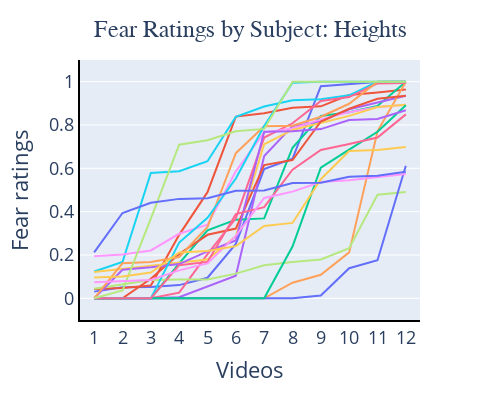
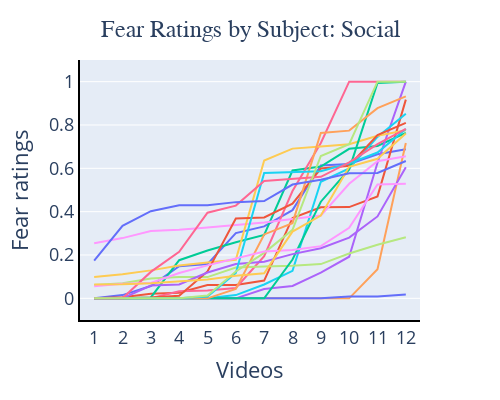
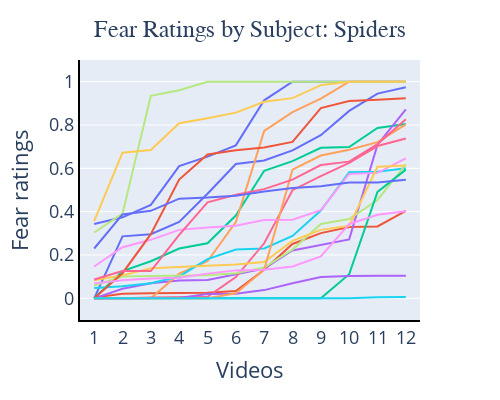

Here is the notebook cell these charts were saved with, in order:
### Markdown cell above
## Make fear plots:

### Code cell
# sort everyone's rating
# then make line plot per person

sorted_ratings = all_sub_df.sort_values(by =['sub_id','video_category','fear'])

import plotly.express as px
for category in np.unique(sorted_ratings['category']):
    plot_df = sorted_ratings[sorted_ratings.category==category]
    plot_df['video_order']=np.tile(range(1,13), len(subjects_list))
    
    fig = px.line(plot_df, x='video_order', y='fear', color='sub_id', markers=False,width=500, height=400)
    fig.update_layout(xaxis_title="Videos", 
                      yaxis_title="Fear ratings",
                        title=dict(text=f"Fear Ratings by Subject: {category}", x=0.5, y=0.95,
                                   font=dict(size=24)))
    fig.update_xaxes(showline=True, linewidth=2, linecolor='black',showgrid=False, zeroline=False, range=[0.5, 12.5],title_font=dict(size=22),tickfont=dict(size=18),nticks=24)
    fig.update_yaxes(showline=True, linewidth=2, linecolor='black',showgrid=True, zeroline=False, range=[-0.1,1.1],title_font=dict(size=22),tickfont=dict(size=18))
    

    fig.update_layout(
        title_font_family="Times New Roman",showlegend=False
    )
    fig.show()

### Figure 1 — Plotly figure (JSON) as saved in the notebook; plotly's stock layout.template omitted (floating-point values rounded to 4 significant figures)
{"data": [{"hovertemplate": "sub_id=04<br>video_order=%{x}<br>fear=%{y}<extra></extra>", "legendgroup": "04", "line": {"color": "#636efa", "dash": "solid"}, "marker": {"symbol": "circle"}, "mode": "lines", "name": "04", "orientation": "v", "showlegend": true, "type": "scatter", "x": [1, 2, 3, 4, 5, 6, 7, 8, 9, 10, 11, 12], "xaxis": "x", "y": [0.031, 0.051, 0.052, 0.061, 0.095, 0.251, 0.597, 0.644, 0.979, 0.989, 0.999, 1], "yaxis": "y"}, {"hovertemplate": "sub_id=05<br>video_order=%{x}<br>fear=%{y}<extra></extra>", "legendgroup": "05", "line": {"color": "#EF553B", "dash": "solid"}, "marker": {"symbol": "circle"}, "mode": "lines", "name": "05", "orientation": "v", "showlegend": true, "type": "scatter", "x": [1, 2, 3, 4, 5, 6, 7, 8, 9, 10, 11, 12], "xaxis": "x", "y": [0.043, 0.048, 0.059, 0.293, 0.49, 0.839, 0.854, 0.88, 0.886, 0.938, 0.95, 0.964], "yaxis": "y"}, {"hovertemplate": "sub_id=06<br>video_order=%{x}<br>fear=%{y}<extra></extra>", "legendgroup": "06", "line": {"color": "#00cc96", "dash": "solid"}, "marker": {"symbol": "circle"}, "mode": "lines", "name": "06", "orientation": "v", "showlegend": true, "type": "scatter", "x": [1, 2, 3, 4, 5, 6, 7, 8, 9, 10, 11, 12], "xaxis": "x", "y": [0, 0, 0, 0.161, 0.314, 0.363, 0.369, 0.695, 0.842, 0.859, 0.888, 1], "yaxis": "y"}, {"hovertemplate": "sub_id=07<br>video_order=%{x}<br>fear=%{y}<extra></extra>", "legendgroup": "07", "line": {"color": "#ab63fa", "dash": "solid"}, "marker": {"symbol": "circle"}, "mode": "lines", "name": "07", "orientation": "v", "showlegend": true, "type": "scatter", "x": [1, 2, 3, 4, 5, 6, 7, 8, 9, 10, 11, 12], "xaxis": "x", "y": [0, 0, 0, 0.005, 0.054, 0.104, 0.657, 0.795, 0.816, 0.872, 0.904, 0.935], "yaxis": "y"}, {"hovertemplate": "sub_id=08<br>video_order=%{x}<br>fear=%{y}<extra></extra>", "legendgroup": "08", "line": {"color": "#FFA15A", "dash": "solid"}, "marker": {"symbol": "circle"}, "mode": "lines", "name": "08", "orientation": "v", "showlegend": true, "type": "scatter", "x": [1, 2, 3, 4, 5, 6, 7, 8, 9, 10, 11, 12], "xaxis": "x", "y": [0, 0, 0, 0, 0, 0, 0, 0.072, 0.109, 0.212, 0.771, 1], "yaxis": "y"}, {"hovertemplate": "sub_id=09<br>video_order=%{x}<br>fear=%{y}<extra></extra>", "legendgroup": "09", "line": {"color": "#19d3f3", "dash": "solid"}, "marker": {"symbol": "circle"}, "mode": "lines", "name": "09", "orientation": "v", "showlegend": true, "type": "scatter", "x": [1, 2, 3, 4, 5, 6, 7, 8, 9, 10, 11, 12], "xaxis": "x", "y": [0.124, 0.168, 0.579, 0.587, 0.633, 0.838, 0.885, 0.914, 0.919, 0.937, 1, 1], "yaxis": "y"}, {"hovertemplate": "sub_id=10<br>video_order=%{x}<br>fear=%{y}<extra></extra>", "legendgroup": "10", "line": {"color": "#FF6692", "dash": "solid"}, "marker": {"symbol": "circle"}, "mode": "lines", "name": "10", "orientation": "v", "showlegend": true, "type": "scatter", "x": [1, 2, 3, 4, 5, 6, 7, 8, 9, 10, 11, 12], "xaxis": "x", "y": [0, 0, 0, 0.026, 0.204, 0.3695, 0.742, 0.808, 0.911, 0.929, 0.992, 0.994], "yaxis": "y"}, {"hovertemplate": "sub_id=11<br>video_order=%{x}<br>fear=%{y}<extra></extra>", "legendgroup": "11", "line": {"color": "#B6E880", "dash": "solid"}, "marker": {"symbol": "circle"}, "mode": "lines", "name": "11", "orientation": "v", "showlegend": true, "type": "scatter", "x": [1, 2, 3, 4, 5, 6, 7, 8, 9, 10, 11, 12], "xaxis": "x", "y": [0.044, 0.065, 0.085, 0.087, 0.087, 0.114, 0.153, 0.168, 0.179, 0.231, 0.478, 0.491], "yaxis": "y"}, {"hovertemplate": "sub_id=12<br>video_order=%{x}<br>fear=%{y}<extra></extra>", "legendgroup": "12", "line": {"color": "#FF97FF", "dash": "solid"}, "marker": {"symbol": "circle"}, "mode": "lines", "name": "12", "orientation": "v", "showlegend": true, "type": "scatter", "x": [1, 2, 3, 4, 5, 6, 7, 8, 9, 10, 11, 12], "xaxis": "x", "y": [0.194, 0.202, 0.221, 0.298, 0.34, 0.586, 0.766, 0.784, 0.826, 0.859, 0.883, 0.894], "yaxis": "y"}, {"hovertemplate": "sub_id=13<br>video_order=%{x}<br>fear=%{y}<extra></extra>", "legendgroup": "13", "line": {"color": "#FECB52", "dash": "solid"}, "marker": {"symbol": "circle"}, "mode": "lines", "name": "13", "orientation": "v", "showlegend": true, "type": "scatter", "x": [1, 2, 3, 4, 5, 6, 7, 8, 9, 10, 11, 12], "xaxis": "x", "y": [0.122, 0.137, 0.152, 0.166, 0.179, 0.286, 0.711, 0.777, 0.81, 0.842, 0.883, 0.893], "yaxis": "y"}, {"hovertemplate": "sub_id=14<br>video_order=%{x}<br>fear=%{y}<extra></extra>", "legendgroup": "14", "line": {"color": "#636efa", "dash": "solid"}, "marker": {"symbol": "circle"}, "mode": "lines", "name": "14", "orientation": "v", "showlegend": true, "type": "scatter", "x": [1, 2, 3, 4, 5, 6, 7, 8, 9, 10, 11, 12], "xaxis": "x", "y": [0, 0, 0, 0, 0, 0, 0, 0, 0.013, 0.139, 0.176, 0.612], "yaxis": "y"}, {"hovertemplate": "sub_id=15<br>video_order=%{x}<br>fear=%{y}<extra></extra>", "legendgroup": "15", "line": {"color": "#EF553B", "dash": "solid"}, "marker": {"symbol": "circle"}, "mode": "lines", "name": "15", "orientation": "v", "showlegend": true, "type": "scatter", "x": [1, 2, 3, 4, 5, 6, 7, 8, 9, 10, 11, 12], "xaxis": "x", "y": [0, 0, 0.09, 0.205, 0.2933, 0.322, 0.615, 0.638, 0.816, 0.875, 0.9211, 0.935], "yaxis": "y"}, {"hovertemplate": "sub_id=16<br>video_order=%{x}<br>fear=%{y}<extra></extra>", "legendgroup": "16", "line": {"color": "#00cc96", "dash": "solid"}, "marker": {"symbol": "circle"}, "mode": "lines", "name": "16", "orientation": "v", "showlegend": true, "type": "scatter", "x": [1, 2, 3, 4, 5, 6, 7, 8, 9, 10, 11, 12], "xaxis": "x", "y": [0, 0, 0, 0, 0, 0, 0, 0.239, 0.603, 0.686, 0.769, 0.891], "yaxis": "y"}, {"hovertemplate": "sub_id=17<br>video_order=%{x}<br>fear=%{y}<extra></extra>", "legendgroup": "17", "line": {"color": "#ab63fa", "dash": "solid"}, "marker": {"symbol": "circle"}, "mode": "lines", "name": "17", "orientation": "v", "showlegend": true, "type": "scatter", "x": [1, 2, 3, 4, 5, 6, 7, 8, 9, 10, 11, 12], "xaxis": "x", "y": [0, 0.132, 0.143, 0.158, 0.217, 0.267, 0.769, 0.771, 0.781, 0.823, 0.828, 0.868], "yaxis": "y"}, {"hovertemplate": "sub_id=18<br>video_order=%{x}<br>fear=%{y}<extra></extra>", "legendgroup": "18", "line": {"color": "#FFA15A", "dash": "solid"}, "marker": {"symbol": "circle"}, "mode": "lines", "name": "18", "orientation": "v", "showlegend": true, "type": "scatter", "x": [1, 2, 3, 4, 5, 6, 7, 8, 9, 10, 11, 12], "xaxis": "x", "y": [0, 0.1615, 0.168, 0.191, 0.329, 0.67, 0.794, 0.797, 0.838, 0.898, 1, 1], "yaxis": "y"}, {"hovertemplate": "sub_id=19<br>video_order=%{x}<br>fear=%{y}<extra></extra>", "legendgroup": "19", "line": {"color": "#19d3f3", "dash": "solid"}, "marker": {"symbol": "circle"}, "mode": "lines", "name": "19", "orientation": "v", "showlegend": true, "type": "scatter", "x": [1, 2, 3, 4, 5, 6, 7, 8, 9, 10, 11, 12], "xaxis": "x", "y": [0, 0, 0, 0.2575, 0.3717, 0.553, 0.795, 0.995, 1, 1, 1, 1], "yaxis": "y"}, {"hovertemplate": "sub_id=23<br>video_order=%{x}<br>fear=%{y}<extra></extra>", "legendgroup": "23", "line": {"color": "#FF6692", "dash": "solid"}, "marker": {"symbol": "circle"}, "mode": "lines", "name": "23", "orientation": "v", "showlegend": true, "type": "scatter", "x": [1, 2, 3, 4, 5, 6, 7, 8, 9, 10, 11, 12], "xaxis": "x", "y": [0, 0, 0, 0.153, 0.168, 0.389, 0.421, 0.594, 0.685, 0.712, 0.742, 0.849], "yaxis": "y"}, {"hovertemplate": "sub_id=25<br>video_order=%{x}<br>fear=%{y}<extra></extra>", "legendgroup": "25", "line": {"color": "#B6E880", "dash": "solid"}, "marker": {"symbol": "circle"}, "mode": "lines", "name": "25", "orientation": "v", "showlegend": true, "type": "scatter", "x": [1, 2, 3, 4, 5, 6, 7, 8, 9, 10, 11, 12], "xaxis": "x", "y": [0, 0.036, 0.368, 0.709, 0.73, 0.771, 0.782, 1, 1, 1, 1, 1], "yaxis": "y"}, {"hovertemplate": "sub_id=26<br>video_order=%{x}<br>fear=%{y}<extra></extra>", "legendgroup": "26", "line": {"color": "#FF97FF", "dash": "solid"}, "marker": {"symbol": "circle"}, "mode": "lines", "name": "26", "orientation": "v", "showlegend": true, "type": "scatter", "x": [1, 2, 3, 4, 5, 6, 7, 8, 9, 10, 11, 12], "xaxis": "x", "y": [0.074, 0.08, 0.085, 0.129, 0.161, 0.288, 0.4633, 0.4926, 0.537, 0.545, 0.56, 0.574], "yaxis": "y"}, {"hovertemplate": "sub_id=28<br>video_order=%{x}<br>fear=%{y}<extra></extra>", "legendgroup": "28", "line": {"color": "#FECB52", "dash": "solid"}, "marker": {"symbol": "circle"}, "mode": "lines", "name": "28", "orientation": "v", "showlegend": true, "type": "scatter", "x": [1, 2, 3, 4, 5, 6, 7, 8, 9, 10, 11, 12], "xaxis": "x", "y": [0.0964, 0.101, 0.119, 0.212, 0.218, 0.241, 0.334, 0.348, 0.55, 0.68, 0.685, 0.698], "yaxis": "y"}, {"hovertemplate": "sub_id=29<br>video_order=%{x}<br>fear=%{y}<extra></extra>", "legendgroup": "29", "line": {"color": "#636efa", "dash": "solid"}, "marker": {"symbol": "circle"}, "mode": "lines", "name": "29", "orientation": "v", "showlegend": true, "type": "scatter", "x": [1, 2, 3, 4, 5, 6, 7, 8, 9, 10, 11, 12], "xaxis": "x", "y": [0.212, 0.394, 0.441, 0.459, 0.462, 0.496, 0.498, 0.532, 0.534, 0.561, 0.566, 0.584], "yaxis": "y"}], "layout": {"height": 400, "legend": {"title": {"text": "sub_id"}, "tracegroupgap": 0}, "margin": {"t": 60}, "showlegend": false, "title": {"font": {"family": "Times New Roman", "size": 24}, "text": "Fear Ratings by Subject: Heights", "x": 0.5, "y": 0.95}, "width": 500, "xaxis": {"anchor": "y", "domain": [0, 1], "linecolor": "black", "linewidth": 2, "nticks": 24, "range": [0.5, 12.5], "showgrid": false, "showline": true, "tickfont": {"size": 18}, "title": {"font": {"size": 22}, "text": "Videos"}, "zeroline": false}, "yaxis": {"anchor": "x", "domain": [0, 1], "linecolor": "black", "linewidth": 2, "range": [-0.1, 1.1], "showgrid": true, "showline": true, "tickfont": {"size": 18}, "title": {"font": {"size": 22}, "text": "Fear ratings"}, "zeroline": false}}}

### Figure 2 — Plotly figure (JSON) as saved in the notebook; plotly's stock layout.template omitted (floating-point values rounded to 4 significant figures)
{"data": [{"hovertemplate": "sub_id=04<br>video_order=%{x}<br>fear=%{y}<extra></extra>", "legendgroup": "04", "line": {"color": "#636efa", "dash": "solid"}, "marker": {"symbol": "circle"}, "mode": "lines", "name": "04", "orientation": "v", "showlegend": true, "type": "scatter", "x": [1, 2, 3, 4, 5, 6, 7, 8, 9, 10, 11, 12], "xaxis": "x", "y": [0, 0.015, 0.057, 0.148, 0.158, 0.301, 0.332, 0.407, 0.613, 0.62, 0.665, 0.688], "yaxis": "y"}, {"hovertemplate": "sub_id=05<br>video_order=%{x}<br>fear=%{y}<extra></extra>", "legendgroup": "05", "line": {"color": "#EF553B", "dash": "solid"}, "marker": {"symbol": "circle"}, "mode": "lines", "name": "05", "orientation": "v", "showlegend": true, "type": "scatter", "x": [1, 2, 3, 4, 5, 6, 7, 8, 9, 10, 11, 12], "xaxis": "x", "y": [0, 0.005, 0.021, 0.026, 0.061, 0.062, 0.082, 0.371, 0.42, 0.421, 0.4705, 0.917], "yaxis": "y"}, {"hovertemplate": "sub_id=06<br>video_order=%{x}<br>fear=%{y}<extra></extra>", "legendgroup": "06", "line": {"color": "#00cc96", "dash": "solid"}, "marker": {"symbol": "circle"}, "mode": "lines", "name": "06", "orientation": "v", "showlegend": true, "type": "scatter", "x": [1, 2, 3, 4, 5, 6, 7, 8, 9, 10, 11, 12], "xaxis": "x", "y": [0, 0, 0.004, 0.176, 0.221, 0.259, 0.293, 0.59, 0.608, 0.69, 0.703, 0.764], "yaxis": "y"}, {"hovertemplate": "sub_id=07<br>video_order=%{x}<br>fear=%{y}<extra></extra>", "legendgroup": "07", "line": {"color": "#ab63fa", "dash": "solid"}, "marker": {"symbol": "circle"}, "mode": "lines", "name": "07", "orientation": "v", "showlegend": true, "type": "scatter", "x": [1, 2, 3, 4, 5, 6, 7, 8, 9, 10, 11, 12], "xaxis": "x", "y": [0, 0, 0, 0, 0, 0, 0.043, 0.057, 0.119, 0.192, 0.626, 1], "yaxis": "y"}, {"hovertemplate": "sub_id=08<br>video_order=%{x}<br>fear=%{y}<extra></extra>", "legendgroup": "08", "line": {"color": "#FFA15A", "dash": "solid"}, "marker": {"symbol": "circle"}, "mode": "lines", "name": "08", "orientation": "v", "showlegend": true, "type": "scatter", "x": [1, 2, 3, 4, 5, 6, 7, 8, 9, 10, 11, 12], "xaxis": "x", "y": [0, 0, 0, 0, 0, 0, 0, 0, 0, 0, 0.134, 0.717], "yaxis": "y"}, {"hovertemplate": "sub_id=09<br>video_order=%{x}<br>fear=%{y}<extra></extra>", "legendgroup": "09", "line": {"color": "#19d3f3", "dash": "solid"}, "marker": {"symbol": "circle"}, "mode": "lines", "name": "09", "orientation": "v", "showlegend": true, "type": "scatter", "x": [1, 2, 3, 4, 5, 6, 7, 8, 9, 10, 11, 12], "xaxis": "x", "y": [0, 0, 0, 0, 0, 0.015, 0.064, 0.127, 0.538, 0.6, 0.745, 0.852], "yaxis": "y"}, {"hovertemplate": "sub_id=10<br>video_order=%{x}<br>fear=%{y}<extra></extra>", "legendgroup": "10", "line": {"color": "#FF6692", "dash": "solid"}, "marker": {"symbol": "circle"}, "mode": "lines", "name": "10", "orientation": "v", "showlegend": true, "type": "scatter", "x": [1, 2, 3, 4, 5, 6, 7, 8, 9, 10, 11, 12], "xaxis": "x", "y": [0, 0, 0, 0.033, 0.036, 0.048, 0.195, 0.495, 0.717, 1, 1, 1], "yaxis": "y"}, {"hovertemplate": "sub_id=11<br>video_order=%{x}<br>fear=%{y}<extra></extra>", "legendgroup": "11", "line": {"color": "#B6E880", "dash": "solid"}, "marker": {"symbol": "circle"}, "mode": "lines", "name": "11", "orientation": "v", "showlegend": true, "type": "scatter", "x": [1, 2, 3, 4, 5, 6, 7, 8, 9, 10, 11, 12], "xaxis": "x", "y": [0.062, 0.07, 0.091, 0.098, 0.098, 0.142, 0.147, 0.15, 0.158, 0.207, 0.247, 0.282], "yaxis": "y"}, {"hovertemplate": "sub_id=12<br>video_order=%{x}<br>fear=%{y}<extra></extra>", "legendgroup": "12", "line": {"color": "#FF97FF", "dash": "solid"}, "marker": {"symbol": "circle"}, "mode": "lines", "name": "12", "orientation": "v", "showlegend": true, "type": "scatter", "x": [1, 2, 3, 4, 5, 6, 7, 8, 9, 10, 11, 12], "xaxis": "x", "y": [0.254, 0.278, 0.311, 0.317, 0.327, 0.337, 0.35, 0.366, 0.382, 0.529, 0.633, 0.656], "yaxis": "y"}, {"hovertemplate": "sub_id=13<br>video_order=%{x}<br>fear=%{y}<extra></extra>", "legendgroup": "13", "line": {"color": "#FECB52", "dash": "solid"}, "marker": {"symbol": "circle"}, "mode": "lines", "name": "13", "orientation": "v", "showlegend": true, "type": "scatter", "x": [1, 2, 3, 4, 5, 6, 7, 8, 9, 10, 11, 12], "xaxis": "x", "y": [0.098, 0.111, 0.129, 0.152, 0.165, 0.178, 0.636, 0.691, 0.701, 0.711, 0.75, 0.776], "yaxis": "y"}, {"hovertemplate": "sub_id=14<br>video_order=%{x}<br>fear=%{y}<extra></extra>", "legendgroup": "14", "line": {"color": "#636efa", "dash": "solid"}, "marker": {"symbol": "circle"}, "mode": "lines", "name": "14", "orientation": "v", "showlegend": true, "type": "scatter", "x": [1, 2, 3, 4, 5, 6, 7, 8, 9, 10, 11, 12], "xaxis": "x", "y": [0, 0, 0, 0, 0, 0, 0, 0, 0, 0.008, 0.008233, 0.018], "yaxis": "y"}, {"hovertemplate": "sub_id=15<br>video_order=%{x}<br>fear=%{y}<extra></extra>", "legendgroup": "15", "line": {"color": "#EF553B", "dash": "solid"}, "marker": {"symbol": "circle"}, "mode": "lines", "name": "15", "orientation": "v", "showlegend": true, "type": "scatter", "x": [1, 2, 3, 4, 5, 6, 7, 8, 9, 10, 11, 12], "xaxis": "x", "y": [0, 0, 0.004, 0.012, 0.124, 0.368, 0.3731, 0.4365, 0.5992, 0.612, 0.753, 0.81], "yaxis": "y"}, {"hovertemplate": "sub_id=16<br>video_order=%{x}<br>fear=%{y}<extra></extra>", "legendgroup": "16", "line": {"color": "#00cc96", "dash": "solid"}, "marker": {"symbol": "circle"}, "mode": "lines", "name": "16", "orientation": "v", "showlegend": true, "type": "scatter", "x": [1, 2, 3, 4, 5, 6, 7, 8, 9, 10, 11, 12], "xaxis": "x", "y": [0, 0, 0, 0, 0, 0, 0, 0.179, 0.446, 0.595, 0.994, 1], "yaxis": "y"}, {"hovertemplate": "sub_id=17<br>video_order=%{x}<br>fear=%{y}<extra></extra>", "legendgroup": "17", "line": {"color": "#ab63fa", "dash": "solid"}, "marker": {"symbol": "circle"}, "mode": "lines", "name": "17", "orientation": "v", "showlegend": true, "type": "scatter", "x": [1, 2, 3, 4, 5, 6, 7, 8, 9, 10, 11, 12], "xaxis": "x", "y": [0, 0, 0.059, 0.064, 0.119, 0.158, 0.169, 0.204, 0.231, 0.28, 0.378, 0.605], "yaxis": "y"}, {"hovertemplate": "sub_id=18<br>video_order=%{x}<br>fear=%{y}<extra></extra>", "legendgroup": "18", "line": {"color": "#FFA15A", "dash": "solid"}, "marker": {"symbol": "circle"}, "mode": "lines", "name": "18", "orientation": "v", "showlegend": true, "type": "scatter", "x": [1, 2, 3, 4, 5, 6, 7, 8, 9, 10, 11, 12], "xaxis": "x", "y": [0, 0, 0, 0, 0, 0.043, 0.295, 0.347, 0.763, 0.774, 0.878, 0.932], "yaxis": "y"}, {"hovertemplate": "sub_id=19<br>video_order=%{x}<br>fear=%{y}<extra></extra>", "legendgroup": "19", "line": {"color": "#19d3f3", "dash": "solid"}, "marker": {"symbol": "circle"}, "mode": "lines", "name": "19", "orientation": "v", "showlegend": true, "type": "scatter", "x": [1, 2, 3, 4, 5, 6, 7, 8, 9, 10, 11, 12], "xaxis": "x", "y": [0, 0, 0, 0, 0.008, 0.1169, 0.5785, 0.584, 0.587, 0.623, 0.673, 0.782], "yaxis": "y"}, {"hovertemplate": "sub_id=23<br>video_order=%{x}<br>fear=%{y}<extra></extra>", "legendgroup": "23", "line": {"color": "#FF6692", "dash": "solid"}, "marker": {"symbol": "circle"}, "mode": "lines", "name": "23", "orientation": "v", "showlegend": true, "type": "scatter", "x": [1, 2, 3, 4, 5, 6, 7, 8, 9, 10, 11, 12], "xaxis": "x", "y": [0, 0, 0.122, 0.215, 0.395, 0.428, 0.542, 0.551, 0.561, 0.628, 0.712, 0.782], "yaxis": "y"}, {"hovertemplate": "sub_id=25<br>video_order=%{x}<br>fear=%{y}<extra></extra>", "legendgroup": "25", "line": {"color": "#B6E880", "dash": "solid"}, "marker": {"symbol": "circle"}, "mode": "lines", "name": "25", "orientation": "v", "showlegend": true, "type": "scatter", "x": [1, 2, 3, 4, 5, 6, 7, 8, 9, 10, 11, 12], "xaxis": "x", "y": [0, 0, 0, 0, 0.013, 0.124, 0.21, 0.316, 0.657, 0.711, 1, 1], "yaxis": "y"}, {"hovertemplate": "sub_id=26<br>video_order=%{x}<br>fear=%{y}<extra></extra>", "legendgroup": "26", "line": {"color": "#FF97FF", "dash": "solid"}, "marker": {"symbol": "circle"}, "mode": "lines", "name": "26", "orientation": "v", "showlegend": true, "type": "scatter", "x": [1, 2, 3, 4, 5, 6, 7, 8, 9, 10, 11, 12], "xaxis": "x", "y": [0.056, 0.067, 0.07096, 0.117, 0.152, 0.184, 0.2163, 0.223, 0.241, 0.3258, 0.5259, 0.529], "yaxis": "y"}, {"hovertemplate": "sub_id=28<br>video_order=%{x}<br>fear=%{y}<extra></extra>", "legendgroup": "28", "line": {"color": "#FECB52", "dash": "solid"}, "marker": {"symbol": "circle"}, "mode": "lines", "name": "28", "orientation": "v", "showlegend": true, "type": "scatter", "x": [1, 2, 3, 4, 5, 6, 7, 8, 9, 10, 11, 12], "xaxis": "x", "y": [0.064, 0.065, 0.07, 0.077, 0.087, 0.104, 0.116, 0.308, 0.382, 0.607, 0.644, 0.761], "yaxis": "y"}, {"hovertemplate": "sub_id=29<br>video_order=%{x}<br>fear=%{y}<extra></extra>", "legendgroup": "29", "line": {"color": "#636efa", "dash": "solid"}, "marker": {"symbol": "circle"}, "mode": "lines", "name": "29", "orientation": "v", "showlegend": true, "type": "scatter", "x": [1, 2, 3, 4, 5, 6, 7, 8, 9, 10, 11, 12], "xaxis": "x", "y": [0.174, 0.335, 0.402, 0.43, 0.43, 0.444, 0.449, 0.525, 0.547, 0.577, 0.579, 0.634], "yaxis": "y"}], "layout": {"height": 400, "legend": {"title": {"text": "sub_id"}, "tracegroupgap": 0}, "margin": {"t": 60}, "showlegend": false, "title": {"font": {"family": "Times New Roman", "size": 24}, "text": "Fear Ratings by Subject: Social", "x": 0.5, "y": 0.95}, "width": 500, "xaxis": {"anchor": "y", "domain": [0, 1], "linecolor": "black", "linewidth": 2, "nticks": 24, "range": [0.5, 12.5], "showgrid": false, "showline": true, "tickfont": {"size": 18}, "title": {"font": {"size": 22}, "text": "Videos"}, "zeroline": false}, "yaxis": {"anchor": "x", "domain": [0, 1], "linecolor": "black", "linewidth": 2, "range": [-0.1, 1.1], "showgrid": true, "showline": true, "tickfont": {"size": 18}, "title": {"font": {"size": 22}, "text": "Fear ratings"}, "zeroline": false}}}

### Figure 3 — Plotly figure (JSON) as saved in the notebook; plotly's stock layout.template omitted (floating-point values rounded to 4 significant figures)
{"data": [{"hovertemplate": "sub_id=04<br>video_order=%{x}<br>fear=%{y}<extra></extra>", "legendgroup": "04", "line": {"color": "#636efa", "dash": "solid"}, "marker": {"symbol": "circle"}, "mode": "lines", "name": "04", "orientation": "v", "showlegend": true, "type": "scatter", "x": [1, 2, 3, 4, 5, 6, 7, 8, 9, 10, 11, 12], "xaxis": "x", "y": [0, 0.286, 0.296, 0.353, 0.483, 0.62, 0.636, 0.683, 0.753, 0.865, 0.945, 0.974], "yaxis": "y"}, {"hovertemplate": "sub_id=05<br>video_order=%{x}<br>fear=%{y}<extra></extra>", "legendgroup": "05", "line": {"color": "#EF553B", "dash": "solid"}, "marker": {"symbol": "circle"}, "mode": "lines", "name": "05", "orientation": "v", "showlegend": true, "type": "scatter", "x": [1, 2, 3, 4, 5, 6, 7, 8, 9, 10, 11, 12], "xaxis": "x", "y": [0.004, 0.021, 0.023, 0.023, 0.026, 0.034, 0.132, 0.251, 0.301, 0.329, 0.332, 0.404], "yaxis": "y"}, {"hovertemplate": "sub_id=06<br>video_order=%{x}<br>fear=%{y}<extra></extra>", "legendgroup": "06", "line": {"color": "#00cc96", "dash": "solid"}, "marker": {"symbol": "circle"}, "mode": "lines", "name": "06", "orientation": "v", "showlegend": true, "type": "scatter", "x": [1, 2, 3, 4, 5, 6, 7, 8, 9, 10, 11, 12], "xaxis": "x", "y": [0, 0.126, 0.171, 0.23, 0.254, 0.382, 0.589, 0.633, 0.695, 0.698, 0.786, 0.805], "yaxis": "y"}, {"hovertemplate": "sub_id=07<br>video_order=%{x}<br>fear=%{y}<extra></extra>", "legendgroup": "07", "line": {"color": "#ab63fa", "dash": "solid"}, "marker": {"symbol": "circle"}, "mode": "lines", "name": "07", "orientation": "v", "showlegend": true, "type": "scatter", "x": [1, 2, 3, 4, 5, 6, 7, 8, 9, 10, 11, 12], "xaxis": "x", "y": [0, 0.044, 0.07, 0.082, 0.085, 0.111, 0.137, 0.221, 0.246, 0.272, 0.709, 0.872], "yaxis": "y"}, {"hovertemplate": "sub_id=08<br>video_order=%{x}<br>fear=%{y}<extra></extra>", "legendgroup": "08", "line": {"color": "#FFA15A", "dash": "solid"}, "marker": {"symbol": "circle"}, "mode": "lines", "name": "08", "orientation": "v", "showlegend": true, "type": "scatter", "x": [1, 2, 3, 4, 5, 6, 7, 8, 9, 10, 11, 12], "xaxis": "x", "y": [0, 0, 0, 0.114, 0.171, 0.352, 0.773, 0.859, 0.922, 1, 1, 1], "yaxis": "y"}, {"hovertemplate": "sub_id=09<br>video_order=%{x}<br>fear=%{y}<extra></extra>", "legendgroup": "09", "line": {"color": "#19d3f3", "dash": "solid"}, "marker": {"symbol": "circle"}, "mode": "lines", "name": "09", "orientation": "v", "showlegend": true, "type": "scatter", "x": [1, 2, 3, 4, 5, 6, 7, 8, 9, 10, 11, 12], "xaxis": "x", "y": [0.048, 0.056, 0.07, 0.101, 0.181, 0.225, 0.23, 0.288, 0.405, 0.582, 0.584, 0.6], "yaxis": "y"}, {"hovertemplate": "sub_id=10<br>video_order=%{x}<br>fear=%{y}<extra></extra>", "legendgroup": "10", "line": {"color": "#FF6692", "dash": "solid"}, "marker": {"symbol": "circle"}, "mode": "lines", "name": "10", "orientation": "v", "showlegend": true, "type": "scatter", "x": [1, 2, 3, 4, 5, 6, 7, 8, 9, 10, 11, 12], "xaxis": "x", "y": [0, 0, 0.004, 0.005, 0.007, 0.098, 0.254, 0.499, 0.564, 0.625, 0.703, 0.738], "yaxis": "y"}, {"hovertemplate": "sub_id=11<br>video_order=%{x}<br>fear=%{y}<extra></extra>", "legendgroup": "11", "line": {"color": "#B6E880", "dash": "solid"}, "marker": {"symbol": "circle"}, "mode": "lines", "name": "11", "orientation": "v", "showlegend": true, "type": "scatter", "x": [1, 2, 3, 4, 5, 6, 7, 8, 9, 10, 11, 12], "xaxis": "x", "y": [0.059, 0.101, 0.103, 0.104, 0.106, 0.116, 0.142, 0.225, 0.343, 0.366, 0.454, 0.618], "yaxis": "y"}, {"hovertemplate": "sub_id=12<br>video_order=%{x}<br>fear=%{y}<extra></extra>", "legendgroup": "12", "line": {"color": "#FF97FF", "dash": "solid"}, "marker": {"symbol": "circle"}, "mode": "lines", "name": "12", "orientation": "v", "showlegend": true, "type": "scatter", "x": [1, 2, 3, 4, 5, 6, 7, 8, 9, 10, 11, 12], "xaxis": "x", "y": [0.147, 0.236, 0.27, 0.316, 0.327, 0.335, 0.361, 0.363, 0.407, 0.574, 0.579, 0.646], "yaxis": "y"}, {"hovertemplate": "sub_id=13<br>video_order=%{x}<br>fear=%{y}<extra></extra>", "legendgroup": "13", "line": {"color": "#FECB52", "dash": "solid"}, "marker": {"symbol": "circle"}, "mode": "lines", "name": "13", "orientation": "v", "showlegend": true, "type": "scatter", "x": [1, 2, 3, 4, 5, 6, 7, 8, 9, 10, 11, 12], "xaxis": "x", "y": [0.083, 0.106, 0.139, 0.145, 0.152, 0.156, 0.168, 0.265, 0.316, 0.335, 0.607, 0.613], "yaxis": "y"}, {"hovertemplate": "sub_id=14<br>video_order=%{x}<br>fear=%{y}<extra></extra>", "legendgroup": "14", "line": {"color": "#636efa", "dash": "solid"}, "marker": {"symbol": "circle"}, "mode": "lines", "name": "14", "orientation": "v", "showlegend": true, "type": "scatter", "x": [1, 2, 3, 4, 5, 6, 7, 8, 9, 10, 11, 12], "xaxis": "x", "y": [0.343, 0.374, 0.431, 0.61, 0.654, 0.706, 0.914, 1, 1, 1, 1, 1], "yaxis": "y"}, {"hovertemplate": "sub_id=15<br>video_order=%{x}<br>fear=%{y}<extra></extra>", "legendgroup": "15", "line": {"color": "#EF553B", "dash": "solid"}, "marker": {"symbol": "circle"}, "mode": "lines", "name": "15", "orientation": "v", "showlegend": true, "type": "scatter", "x": [1, 2, 3, 4, 5, 6, 7, 8, 9, 10, 11, 12], "xaxis": "x", "y": [0, 0.116, 0.296, 0.548, 0.664, 0.683, 0.696, 0.722, 0.878, 0.9105, 0.917, 0.924], "yaxis": "y"}, {"hovertemplate": "sub_id=16<br>video_order=%{x}<br>fear=%{y}<extra></extra>", "legendgroup": "16", "line": {"color": "#00cc96", "dash": "solid"}, "marker": {"symbol": "circle"}, "mode": "lines", "name": "16", "orientation": "v", "showlegend": true, "type": "scatter", "x": [1, 2, 3, 4, 5, 6, 7, 8, 9, 10, 11, 12], "xaxis": "x", "y": [0, 0, 0, 0, 0, 0, 0, 0, 0, 0.111, 0.491, 0.594], "yaxis": "y"}, {"hovertemplate": "sub_id=17<br>video_order=%{x}<br>fear=%{y}<extra></extra>", "legendgroup": "17", "line": {"color": "#ab63fa", "dash": "solid"}, "marker": {"symbol": "circle"}, "mode": "lines", "name": "17", "orientation": "v", "showlegend": true, "type": "scatter", "x": [1, 2, 3, 4, 5, 6, 7, 8, 9, 10, 11, 12], "xaxis": "x", "y": [0, 0, 0, 0.002, 0.02, 0.021, 0.038, 0.07, 0.098, 0.103, 0.104, 0.104], "yaxis": "y"}, {"hovertemplate": "sub_id=18<br>video_order=%{x}<br>fear=%{y}<extra></extra>", "legendgroup": "18", "line": {"color": "#FFA15A", "dash": "solid"}, "marker": {"symbol": "circle"}, "mode": "lines", "name": "18", "orientation": "v", "showlegend": true, "type": "scatter", "x": [1, 2, 3, 4, 5, 6, 7, 8, 9, 10, 11, 12], "xaxis": "x", "y": [0, 0, 0, 0, 0, 0.023, 0.132, 0.594, 0.659, 0.686, 0.721, 0.803], "yaxis": "y"}, {"hovertemplate": "sub_id=19<br>video_order=%{x}<br>fear=%{y}<extra></extra>", "legendgroup": "19", "line": {"color": "#19d3f3", "dash": "solid"}, "marker": {"symbol": "circle"}, "mode": "lines", "name": "19", "orientation": "v", "showlegend": true, "type": "scatter", "x": [1, 2, 3, 4, 5, 6, 7, 8, 9, 10, 11, 12], "xaxis": "x", "y": [0, 0, 0, 0, 0, 0, 0, 0, 0, 0, 0.005, 0.005931], "yaxis": "y"}, {"hovertemplate": "sub_id=23<br>video_order=%{x}<br>fear=%{y}<extra></extra>", "legendgroup": "23", "line": {"color": "#FF6692", "dash": "solid"}, "marker": {"symbol": "circle"}, "mode": "lines", "name": "23", "orientation": "v", "showlegend": true, "type": "scatter", "x": [1, 2, 3, 4, 5, 6, 7, 8, 9, 10, 11, 12], "xaxis": "x", "y": [0.087, 0.126, 0.126, 0.293, 0.443, 0.478, 0.504, 0.548, 0.615, 0.631, 0.712, 0.826], "yaxis": "y"}, {"hovertemplate": "sub_id=25<br>video_order=%{x}<br>fear=%{y}<extra></extra>", "legendgroup": "25", "line": {"color": "#B6E880", "dash": "solid"}, "marker": {"symbol": "circle"}, "mode": "lines", "name": "25", "orientation": "v", "showlegend": true, "type": "scatter", "x": [1, 2, 3, 4, 5, 6, 7, 8, 9, 10, 11, 12], "xaxis": "x", "y": [0.304, 0.391, 0.935, 0.96, 1, 1, 1, 1, 1, 1, 1, 1], "yaxis": "y"}, {"hovertemplate": "sub_id=26<br>video_order=%{x}<br>fear=%{y}<extra></extra>", "legendgroup": "26", "line": {"color": "#FF97FF", "dash": "solid"}, "marker": {"symbol": "circle"}, "mode": "lines", "name": "26", "orientation": "v", "showlegend": true, "type": "scatter", "x": [1, 2, 3, 4, 5, 6, 7, 8, 9, 10, 11, 12], "xaxis": "x", "y": [0.069, 0.083, 0.091, 0.095, 0.114, 0.129, 0.132, 0.147, 0.1933, 0.343, 0.386, 0.4014], "yaxis": "y"}, {"hovertemplate": "sub_id=28<br>video_order=%{x}<br>fear=%{y}<extra></extra>", "legendgroup": "28", "line": {"color": "#FECB52", "dash": "solid"}, "marker": {"symbol": "circle"}, "mode": "lines", "name": "28", "orientation": "v", "showlegend": true, "type": "scatter", "x": [1, 2, 3, 4, 5, 6, 7, 8, 9, 10, 11, 12], "xaxis": "x", "y": [0.3565, 0.672, 0.685, 0.808, 0.831, 0.857, 0.907, 0.924, 0.984, 1, 1, 1], "yaxis": "y"}, {"hovertemplate": "sub_id=29<br>video_order=%{x}<br>fear=%{y}<extra></extra>", "legendgroup": "29", "line": {"color": "#636efa", "dash": "solid"}, "marker": {"symbol": "circle"}, "mode": "lines", "name": "29", "orientation": "v", "showlegend": true, "type": "scatter", "x": [1, 2, 3, 4, 5, 6, 7, 8, 9, 10, 11, 12], "xaxis": "x", "y": [0.23, 0.387, 0.404, 0.46, 0.465, 0.473, 0.493, 0.509, 0.517, 0.535, 0.535, 0.547], "yaxis": "y"}], "layout": {"height": 400, "legend": {"title": {"text": "sub_id"}, "tracegroupgap": 0}, "margin": {"t": 60}, "showlegend": false, "title": {"font": {"family": "Times New Roman", "size": 24}, "text": "Fear Ratings by Subject: Spiders", "x": 0.5, "y": 0.95}, "width": 500, "xaxis": {"anchor": "y", "domain": [0, 1], "linecolor": "black", "linewidth": 2, "nticks": 24, "range": [0.5, 12.5], "showgrid": false, "showline": true, "tickfont": {"size": 18}, "title": {"font": {"size": 22}, "text": "Videos"}, "zeroline": false}, "yaxis": {"anchor": "x", "domain": [0, 1], "linecolor": "black", "linewidth": 2, "range": [-0.1, 1.1], "showgrid": true, "showline": true, "tickfont": {"size": 18}, "title": {"font": {"size": 22}, "text": "Fear ratings"}, "zeroline": false}}}
